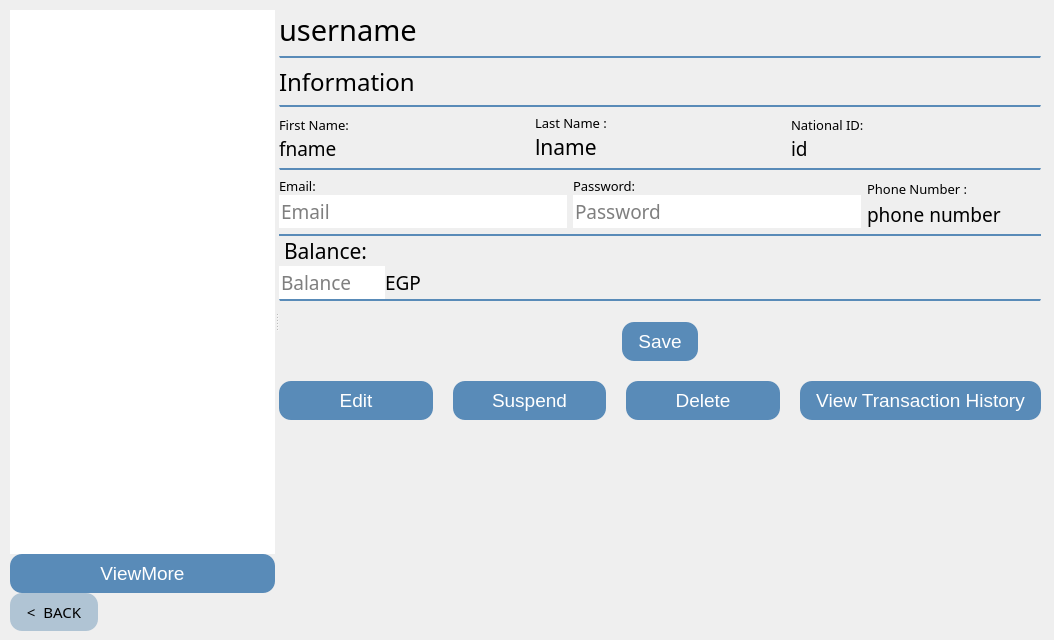
<?xml version="1.0" encoding="UTF-8"?>
<ui version="4.0">
 <class>ViewUsers</class>
 <widget class="QDialog" name="ViewUsers">
  <property name="geometry">
   <rect>
    <x>0</x>
    <y>0</y>
    <width>1054</width>
    <height>640</height>
   </rect>
  </property>
  <property name="windowTitle">
   <string>Dialog</string>
  </property>
  <widget class="QWidget" name="verticalLayoutWidget_3">
   <property name="geometry">
    <rect>
     <x>10</x>
     <y>10</y>
     <width>1031</width>
     <height>621</height>
    </rect>
   </property>
   <layout class="QVBoxLayout" name="verticalLayout_10">
    <property name="spacing">
     <number>0</number>
    </property>
    <item>
     <widget class="QSplitter" name="splitter">
      <property name="sizePolicy">
       <sizepolicy hsizetype="Preferred" vsizetype="Preferred">
        <horstretch>0</horstretch>
        <verstretch>0</verstretch>
       </sizepolicy>
      </property>
      <property name="styleSheet">
       <string notr="true"/>
      </property>
      <property name="orientation">
       <enum>Qt::Orientation::Horizontal</enum>
      </property>
      <widget class="QWidget" name="verticalLayoutWidget_2">
       <layout class="QVBoxLayout" name="verticalLayout_2" stretch="0,0,0">
        <property name="spacing">
         <number>0</number>
        </property>
        <property name="sizeConstraint">
         <enum>QLayout::SizeConstraint::SetMinAndMaxSize</enum>
        </property>
        <item>
         <widget class="QListWidget" name="listWidget">
          <property name="enabled">
           <bool>true</bool>
          </property>
          <property name="sizePolicy">
           <sizepolicy hsizetype="Preferred" vsizetype="Expanding">
            <horstretch>0</horstretch>
            <verstretch>0</verstretch>
           </sizepolicy>
          </property>
          <property name="styleSheet">
           <string notr="true"/>
          </property>
          <property name="frameShape">
           <enum>QFrame::Shape::NoFrame</enum>
          </property>
         </widget>
        </item>
        <item>
         <widget class="QPushButton" name="Viewmore_button">
          <property name="sizePolicy">
           <sizepolicy hsizetype="Minimum" vsizetype="Preferred">
            <horstretch>0</horstretch>
            <verstretch>0</verstretch>
           </sizepolicy>
          </property>
          <property name="styleSheet">
           <string notr="true">QPushButton {
    background-color: #598bb8;   /* dark blue */
    color: white;
    border: none;                /* no border line */
    border-radius: 12px;         /* rounded corners */
    padding: 8px 16px;
    font-size: 19px;
    background-image: none;      /* no image */
}

QPushButton:hover {
    background-color: #0D1B5A;   /* darker on hover */
}</string>
          </property>
          <property name="text">
           <string>ViewMore</string>
          </property>
         </widget>
        </item>
        <item>
         <layout class="QHBoxLayout" name="horizontalLayout_9">
          <item>
           <widget class="QPushButton" name="backButton_2">
            <property name="font">
             <font>
              <family>Arial Unicode MS</family>
              <pointsize>-1</pointsize>
             </font>
            </property>
            <property name="styleSheet">
             <string notr="true">QPushButton {
    background-color: #b0c4d4;   /* dark blue */
    color: black;
    border: none;                /* no border line */
    border-radius: 12px;         /* rounded corners */
    padding: 8px 16px;
    font-size: 15px;
    background-image: none;      /* no image */
}
</string>
            </property>
            <property name="text">
             <string>&lt;  BACK</string>
            </property>
           </widget>
          </item>
          <item>
           <spacer name="horizontalSpacer_5">
            <property name="orientation">
             <enum>Qt::Orientation::Horizontal</enum>
            </property>
            <property name="sizeType">
             <enum>QSizePolicy::Policy::Preferred</enum>
            </property>
            <property name="sizeHint" stdset="0">
             <size>
              <width>200</width>
              <height>20</height>
             </size>
            </property>
           </spacer>
          </item>
         </layout>
        </item>
       </layout>
      </widget>
      <widget class="QWidget" name="verticalLayoutWidget">
       <layout class="QVBoxLayout" name="verticalLayout">
        <property name="sizeConstraint">
         <enum>QLayout::SizeConstraint::SetMinAndMaxSize</enum>
        </property>
        <item>
         <layout class="QHBoxLayout" name="horizontalLayout_3">
          <item>
           <widget class="QLabel" name="username_label">
            <property name="font">
             <font>
              <family>Arial Unicode MS</family>
              <pointsize>22</pointsize>
              <bold>false</bold>
             </font>
            </property>
            <property name="styleSheet">
             <string notr="true"/>
            </property>
            <property name="text">
             <string>username</string>
            </property>
           </widget>
          </item>
         </layout>
        </item>
        <item>
         <widget class="Line" name="line_4">
          <property name="styleSheet">
           <string notr="true">border-top: 2px solid #598bb8;</string>
          </property>
          <property name="orientation">
           <enum>Qt::Orientation::Horizontal</enum>
          </property>
         </widget>
        </item>
        <item>
         <layout class="QHBoxLayout" name="horizontalLayout_4">
          <item>
           <widget class="QLabel" name="info_label">
            <property name="font">
             <font>
              <family>Arial Unicode MS</family>
              <pointsize>18</pointsize>
             </font>
            </property>
            <property name="text">
             <string>Information</string>
            </property>
           </widget>
          </item>
         </layout>
        </item>
        <item>
         <widget class="Line" name="line_3">
          <property name="styleSheet">
           <string notr="true">border-top: 2px solid #598bb8;</string>
          </property>
          <property name="orientation">
           <enum>Qt::Orientation::Horizontal</enum>
          </property>
         </widget>
        </item>
        <item>
         <layout class="QHBoxLayout" name="horizontalLayout">
          <item>
           <layout class="QVBoxLayout" name="verticalLayout_7">
            <property name="spacing">
             <number>0</number>
            </property>
            <item>
             <widget class="QLabel" name="label_5">
              <property name="font">
               <font>
                <family>Arial Unicode MS</family>
                <pointsize>10</pointsize>
               </font>
              </property>
              <property name="text">
               <string>First Name:</string>
              </property>
             </widget>
            </item>
            <item>
             <widget class="QLabel" name="fname_label">
              <property name="font">
               <font>
                <family>Arial Unicode MS</family>
                <pointsize>14</pointsize>
               </font>
              </property>
              <property name="frameShape">
               <enum>QFrame::Shape::NoFrame</enum>
              </property>
              <property name="text">
               <string>fname</string>
              </property>
             </widget>
            </item>
           </layout>
          </item>
          <item>
           <layout class="QVBoxLayout" name="verticalLayout_8">
            <property name="spacing">
             <number>0</number>
            </property>
            <item>
             <widget class="QLabel" name="label_6">
              <property name="font">
               <font>
                <family>Arial Unicode MS</family>
                <pointsize>10</pointsize>
               </font>
              </property>
              <property name="text">
               <string>Last Name :</string>
              </property>
             </widget>
            </item>
            <item>
             <widget class="QLabel" name="lname_label">
              <property name="font">
               <font>
                <family>Arial Unicode MS</family>
                <pointsize>16</pointsize>
               </font>
              </property>
              <property name="frameShape">
               <enum>QFrame::Shape::NoFrame</enum>
              </property>
              <property name="text">
               <string>lname</string>
              </property>
             </widget>
            </item>
           </layout>
          </item>
          <item>
           <layout class="QVBoxLayout" name="verticalLayout_9">
            <property name="spacing">
             <number>0</number>
            </property>
            <item>
             <widget class="QLabel" name="label_7">
              <property name="font">
               <font>
                <family>Arial Unicode MS</family>
                <pointsize>10</pointsize>
               </font>
              </property>
              <property name="text">
               <string>National ID:</string>
              </property>
             </widget>
            </item>
            <item>
             <widget class="QLabel" name="id_label">
              <property name="font">
               <font>
                <family>Arial Unicode MS</family>
                <pointsize>14</pointsize>
               </font>
              </property>
              <property name="frameShape">
               <enum>QFrame::Shape::NoFrame</enum>
              </property>
              <property name="text">
               <string>id</string>
              </property>
             </widget>
            </item>
           </layout>
          </item>
         </layout>
        </item>
        <item>
         <widget class="Line" name="line_2">
          <property name="styleSheet">
           <string notr="true">border-top: 2px solid #598bb8;</string>
          </property>
          <property name="orientation">
           <enum>Qt::Orientation::Horizontal</enum>
          </property>
         </widget>
        </item>
        <item>
         <layout class="QHBoxLayout" name="horizontalLayout_2">
          <property name="sizeConstraint">
           <enum>QLayout::SizeConstraint::SetDefaultConstraint</enum>
          </property>
          <item>
           <layout class="QVBoxLayout" name="verticalLayout_3">
            <property name="spacing">
             <number>0</number>
            </property>
            <item>
             <widget class="QLabel" name="Email_label">
              <property name="font">
               <font>
                <family>Arial Unicode MS</family>
                <pointsize>10</pointsize>
               </font>
              </property>
              <property name="text">
               <string>Email:</string>
              </property>
             </widget>
            </item>
            <item>
             <widget class="QLineEdit" name="email_lineedit">
              <property name="font">
               <font>
                <family>Arial Unicode MS</family>
                <pointsize>14</pointsize>
               </font>
              </property>
              <property name="text">
               <string/>
              </property>
              <property name="frame">
               <bool>false</bool>
              </property>
              <property name="placeholderText">
               <string>Email</string>
              </property>
             </widget>
            </item>
           </layout>
          </item>
          <item>
           <layout class="QVBoxLayout" name="verticalLayout_4">
            <property name="spacing">
             <number>0</number>
            </property>
            <item>
             <widget class="QLabel" name="label">
              <property name="font">
               <font>
                <family>Arial Unicode MS</family>
                <pointsize>10</pointsize>
               </font>
              </property>
              <property name="text">
               <string>Password:</string>
              </property>
             </widget>
            </item>
            <item>
             <widget class="QLineEdit" name="password_lineEdit">
              <property name="font">
               <font>
                <family>Arial Unicode MS</family>
                <pointsize>14</pointsize>
               </font>
              </property>
              <property name="text">
               <string/>
              </property>
              <property name="frame">
               <bool>false</bool>
              </property>
              <property name="placeholderText">
               <string>Password</string>
              </property>
             </widget>
            </item>
           </layout>
          </item>
          <item>
           <layout class="QVBoxLayout" name="verticalLayout_5">
            <property name="spacing">
             <number>0</number>
            </property>
            <item>
             <widget class="QLabel" name="label_2">
              <property name="font">
               <font>
                <family>Arial Unicode MS</family>
                <pointsize>10</pointsize>
               </font>
              </property>
              <property name="text">
               <string>Phone Number :</string>
              </property>
             </widget>
            </item>
            <item>
             <widget class="QLabel" name="phonenum_label">
              <property name="font">
               <font>
                <family>Arial Unicode MS</family>
                <pointsize>14</pointsize>
               </font>
              </property>
              <property name="autoFillBackground">
               <bool>true</bool>
              </property>
              <property name="frameShape">
               <enum>QFrame::Shape::NoFrame</enum>
              </property>
              <property name="text">
               <string>phone number</string>
              </property>
             </widget>
            </item>
           </layout>
          </item>
          <item>
           <spacer name="horizontalSpacer_4">
            <property name="orientation">
             <enum>Qt::Orientation::Horizontal</enum>
            </property>
            <property name="sizeType">
             <enum>QSizePolicy::Policy::Fixed</enum>
            </property>
            <property name="sizeHint" stdset="0">
             <size>
              <width>40</width>
              <height>20</height>
             </size>
            </property>
           </spacer>
          </item>
         </layout>
        </item>
        <item>
         <layout class="QHBoxLayout" name="horizontalLayout_6">
          <item>
           <layout class="QVBoxLayout" name="verticalLayout_6">
            <property name="spacing">
             <number>0</number>
            </property>
            <item>
             <widget class="QLabel" name="label_4">
              <property name="font">
               <font>
                <family>Arial Unicode MS</family>
                <pointsize>16</pointsize>
               </font>
              </property>
              <property name="styleSheet">
               <string notr="true">border-top: 2px solid #598bb8;</string>
              </property>
              <property name="text">
               <string>Balance:</string>
              </property>
             </widget>
            </item>
            <item>
             <layout class="QHBoxLayout" name="horizontalLayout_5">
              <property name="spacing">
               <number>0</number>
              </property>
              <item>
               <widget class="QLineEdit" name="Balance_lineEdit">
                <property name="font">
                 <font>
                  <family>Arial Unicode MS</family>
                  <pointsize>14</pointsize>
                 </font>
                </property>
                <property name="frame">
                 <bool>false</bool>
                </property>
                <property name="placeholderText">
                 <string>Balance</string>
                </property>
               </widget>
              </item>
              <item>
               <widget class="QLabel" name="label_3">
                <property name="font">
                 <font>
                  <family>Arial Unicode MS</family>
                  <pointsize>14</pointsize>
                 </font>
                </property>
                <property name="text">
                 <string>EGP</string>
                </property>
               </widget>
              </item>
              <item>
               <spacer name="horizontalSpacer">
                <property name="orientation">
                 <enum>Qt::Orientation::Horizontal</enum>
                </property>
                <property name="sizeType">
                 <enum>QSizePolicy::Policy::Fixed</enum>
                </property>
                <property name="sizeHint" stdset="0">
                 <size>
                  <width>620</width>
                  <height>20</height>
                 </size>
                </property>
               </spacer>
              </item>
             </layout>
            </item>
            <item>
             <widget class="Line" name="line_5">
              <property name="styleSheet">
               <string notr="true">border-top: 2px solid #598bb8;</string>
              </property>
              <property name="orientation">
               <enum>Qt::Orientation::Horizontal</enum>
              </property>
             </widget>
            </item>
            <item>
             <spacer name="verticalSpacer_4">
              <property name="orientation">
               <enum>Qt::Orientation::Vertical</enum>
              </property>
              <property name="sizeType">
               <enum>QSizePolicy::Policy::Fixed</enum>
              </property>
              <property name="sizeHint" stdset="0">
               <size>
                <width>20</width>
                <height>20</height>
               </size>
              </property>
             </spacer>
            </item>
            <item>
             <layout class="QHBoxLayout" name="horizontalLayout_7">
              <property name="spacing">
               <number>0</number>
              </property>
              <item>
               <spacer name="horizontalSpacer_2">
                <property name="orientation">
                 <enum>Qt::Orientation::Horizontal</enum>
                </property>
                <property name="sizeHint" stdset="0">
                 <size>
                  <width>40</width>
                  <height>20</height>
                 </size>
                </property>
               </spacer>
              </item>
              <item>
               <widget class="QPushButton" name="save_pushButton">
                <property name="styleSheet">
                 <string notr="true">QPushButton {
    background-color: #598bb8;   /* dark blue */
    color: white;
    border: none;                /* no border line */
    border-radius: 12px;         /* rounded corners */
    padding: 8px 16px;
    font-size: 19px;
    background-image: none;      /* no image */
}

QPushButton:hover {
    background-color: #0D1B5A;   /* darker on hover */
}</string>
                </property>
                <property name="text">
                 <string>Save</string>
                </property>
               </widget>
              </item>
              <item>
               <spacer name="horizontalSpacer_3">
                <property name="orientation">
                 <enum>Qt::Orientation::Horizontal</enum>
                </property>
                <property name="sizeHint" stdset="0">
                 <size>
                  <width>40</width>
                  <height>20</height>
                 </size>
                </property>
               </spacer>
              </item>
             </layout>
            </item>
            <item>
             <spacer name="verticalSpacer_3">
              <property name="orientation">
               <enum>Qt::Orientation::Vertical</enum>
              </property>
              <property name="sizeType">
               <enum>QSizePolicy::Policy::Fixed</enum>
              </property>
              <property name="sizeHint" stdset="0">
               <size>
                <width>20</width>
                <height>20</height>
               </size>
              </property>
             </spacer>
            </item>
            <item>
             <layout class="QHBoxLayout" name="horizontalLayout_8">
              <property name="spacing">
               <number>20</number>
              </property>
              <item>
               <widget class="QPushButton" name="edit_pushButton">
                <property name="styleSheet">
                 <string notr="true">QPushButton {
    background-color: #598bb8;   /* dark blue */
    color: white;
    border: none;                /* no border line */
    border-radius: 12px;         /* rounded corners */
    padding: 8px 16px;
    font-size: 19px;
    background-image: none;      /* no image */
}

QPushButton:hover {
    background-color: #0D1B5A;   /* darker on hover */
}</string>
                </property>
                <property name="text">
                 <string>Edit</string>
                </property>
               </widget>
              </item>
              <item>
               <widget class="QPushButton" name="sus_pushButton">
                <property name="styleSheet">
                 <string notr="true">QPushButton {
    background-color: #598bb8;   /* dark blue */
    color: white;
    border: none;                /* no border line */
    border-radius: 12px;         /* rounded corners */
    padding: 8px 16px;
    font-size: 19px;
    background-image: none;      /* no image */
}

QPushButton:hover {
    background-color: #0D1B5A;   /* darker on hover */
}</string>
                </property>
                <property name="text">
                 <string>Suspend</string>
                </property>
               </widget>
              </item>
              <item>
               <widget class="QPushButton" name="del_pushButton">
                <property name="styleSheet">
                 <string notr="true">QPushButton {
    background-color: #598bb8;   /* dark blue */
    color: white;
    border: none;                /* no border line */
    border-radius: 12px;         /* rounded corners */
    padding: 8px 16px;
    font-size: 19px;
    background-image: none;      /* no image */
}

QPushButton:hover {
    background-color: #0D1B5A;   /* darker on hover */
}</string>
                </property>
                <property name="text">
                 <string>Delete</string>
                </property>
               </widget>
              </item>
              <item>
               <widget class="QPushButton" name="vth_pushButton_2">
                <property name="styleSheet">
                 <string notr="true">QPushButton {
    background-color: #598bb8;   /* dark blue */
    color: white;
    border: none;                /* no border line */
    border-radius: 12px;         /* rounded corners */
    padding: 8px 16px;
    font-size: 19px;
    background-image: none;      /* no image */
}

QPushButton:hover {
    background-color: #0D1B5A;   /* darker on hover */
}</string>
                </property>
                <property name="text">
                 <string>View Transaction History</string>
                </property>
               </widget>
              </item>
             </layout>
            </item>
            <item>
             <spacer name="verticalSpacer_2">
              <property name="orientation">
               <enum>Qt::Orientation::Vertical</enum>
              </property>
              <property name="sizeHint" stdset="0">
               <size>
                <width>20</width>
                <height>40</height>
               </size>
              </property>
             </spacer>
            </item>
           </layout>
          </item>
         </layout>
        </item>
       </layout>
      </widget>
     </widget>
    </item>
   </layout>
  </widget>
 </widget>
 <resources/>
 <connections/>
</ui>
